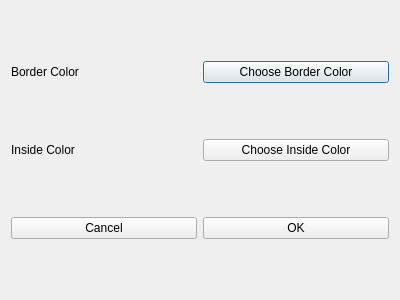
<?xml version="1.0" encoding="UTF-8"?>
<ui version="4.0">
 <class>BorderFillDialog</class>
 <widget class="QDialog" name="BorderFillDialog">
  <property name="geometry">
   <rect>
    <x>0</x>
    <y>0</y>
    <width>400</width>
    <height>300</height>
   </rect>
  </property>
  <property name="windowTitle">
   <string>Dialog</string>
  </property>
  <layout class="QVBoxLayout" name="verticalLayout" stretch="2,2,1">
   <item>
    <layout class="QHBoxLayout" name="horizontalLayout">
     <item>
      <widget class="QLabel" name="label">
       <property name="text">
        <string>Border Color</string>
       </property>
      </widget>
     </item>
     <item>
      <widget class="QPushButton" name="pushButton">
       <property name="text">
        <string>Choose Border Color</string>
       </property>
      </widget>
     </item>
    </layout>
   </item>
   <item>
    <layout class="QHBoxLayout" name="horizontalLayout_2">
     <item>
      <widget class="QLabel" name="label_2">
       <property name="text">
        <string>Inside Color</string>
       </property>
      </widget>
     </item>
     <item>
      <widget class="QPushButton" name="pushButton_2">
       <property name="text">
        <string>Choose Inside Color</string>
       </property>
      </widget>
     </item>
    </layout>
   </item>
   <item>
    <layout class="QHBoxLayout" name="horizontalLayout_3">
     <item>
      <widget class="QPushButton" name="pushButton_4">
       <property name="text">
        <string>Cancel</string>
       </property>
      </widget>
     </item>
     <item>
      <widget class="QPushButton" name="pushButton_3">
       <property name="text">
        <string>OK</string>
       </property>
      </widget>
     </item>
    </layout>
   </item>
  </layout>
 </widget>
 <resources/>
 <connections/>
</ui>
